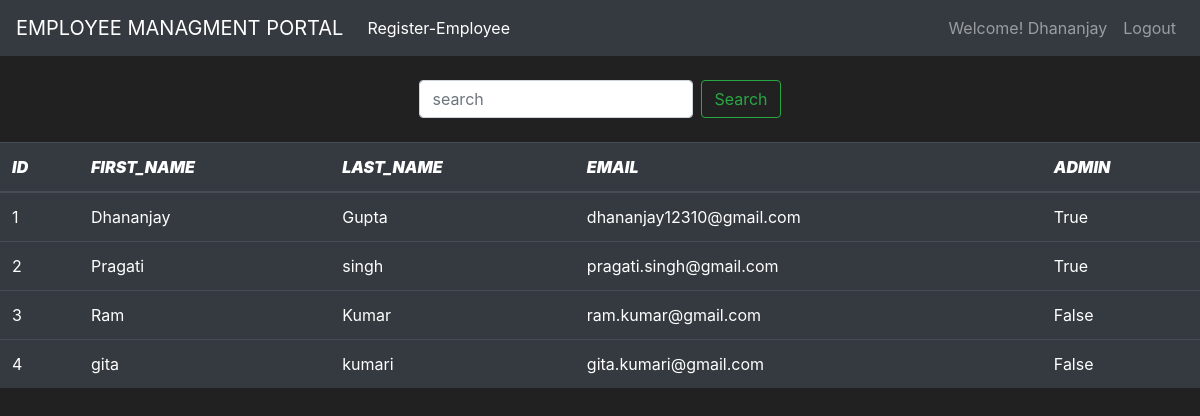
The app's page /employee_master (signed in) with its own data.
### main/models.py (models this page shows, shortened)
class emp_info(db.Model, UserMixin):
    id = db.Column(db.Integer(), primary_key=True)
    first_name= db.Column(db.String(length=30), nullable=False)
    last_name= db.Column(db.String(length=30), nullable=False)
    email = db.Column(db.String(length=30), nullable=False, unique=True)
    phone = db.Column(db.String(length=10), nullable=False, unique=True)
    dob = db.Column(db.String(), nullable=False)
    address = db.Column(db.String(length=250), nullable=False)
    password_hash = db.Column(db.String(), nullable=False)
    admin =  db.Column(db.String(), default=False , nullable=False)
    @property
    def password(self):
        return self.password

### main/routes.py (the view)
@app.route('/employee_master')
@login_required
def employee_master_page():
    q= request.args.get('q')
    if q:
        Emp_info = emp_info.query.filter(emp_info.first_name.contains(q) |
                                         emp_info.address.contains(q))
    else:
        Emp_info = emp_info.query.all()
    return render_template('employee_master.html', emp_info=Emp_info)

### main/models.py (called while the page is built)
@login_manager.user_loader
def load_user(user_id):
    return emp_info.query.get(user_id)

### main/templates/employee_master.html (shortened to what this page needs)
{% extends 'base.html' %}
{% block navigation %}
<div class="collapse navbar-collapse" id="navbarNav">
    <ul class="navbar-nav mr-auto">
      <li class="nav-item active">
          <a class="nav-link" href="{{ url_for('empRegister_page') }}">Register-Employee <span class="sr-only">(current)</span></a>
      </li>
</ul>
    {% if current_user.is_authenticated %}
          <ul class="navbar-nav">
          <li class="nav-item">
              <a class="nav-link">Welcome!  {{ current_user.first_name }}</a>
          </li>
          <li class="nav-item">
              <a class="nav-link" href="{{ url_for('logout_page') }}">Logout</a>
          </li>
      </ul>
    {% endif %}
</div>
{% endblock %}
{% block content %}
<br>
<div align="center">
<form method="GET" class='row justify-content-center align-items-center form-inline my-2 my-lg-0' >
    <input class='form-control mr-sm-2' type="search" placeholder="search" aria-label='search' name="q">
    <button class="btn btn-outline-success my-2 my-sm-0" type="submit">Search</button>
</form>
<br>
<table class="table table-hover table-dark">
        <thead>
            <tr>
                <th scope="col"><b><i>ID</i></b></th>
                <th scope="col"><b><i>FIRST_NAME</i></b></th>
                <th scope="col"><b><i>LAST_NAME</i></b></th>
                <th scope="col"><b><i>EMAIL</i></b></th>
                <th scope="col"><b><i>ADMIN</i></b></th>
            </tr>
        </thead>
        <tbody>
            {% for emp in emp_info %}
                <tr>
                    <td>{{emp.id}}</td>
                    <td>{{emp.first_name}}</td>
                    <td>{{emp.last_name}}</td>
                    <td>{{emp.email}}</td>
                    <td>{{emp.admin}}</td>
                </tr>
        {% endfor %}
        </tbody>
    </table>
{% endblock %}

### main/templates/base.html (shortened to what this page needs)
<!doctype html>
<html lang="en">
   <head>
      <link rel="stylesheet" href="https://cdn.jsdelivr.net/npm/bootstrap@4.5.3/dist/css/bootstrap.min.css">
   </head>
   <body>
      <nav class="navbar navbar-expand-md navbar-dark bg-dark">
         <a class="navbar-brand">EMPLOYEE MANAGMENT PORTAL</a>
         {% block navigation %}{% endblock %}
       </nav>
      {% block content %}
      {% endblock %}
   </body>
</html>

### main/templates/base.html (style rules this page uses)
body { background-color: #212121; color: white }

### records on screen
emp_info: first_name "Dhananjay", id "1", last_name "Gupta", email "dhananjay12310@gmail.com", admin "True"
emp_info: id "2", first_name "Pragati", last_name "singh", email "pragati.singh@gmail.com", admin "True"
emp_info: id "3", first_name "Ram", last_name "Kumar", email "ram.kumar@gmail.com", admin "False"
emp_info: id "4", first_name "gita", last_name "kumari", email "gita.kumari@gmail.com", admin "False"
